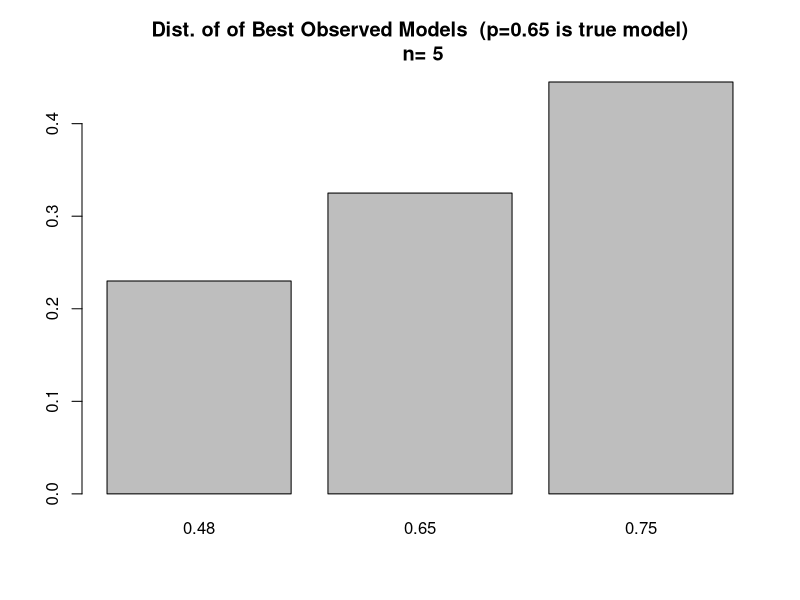
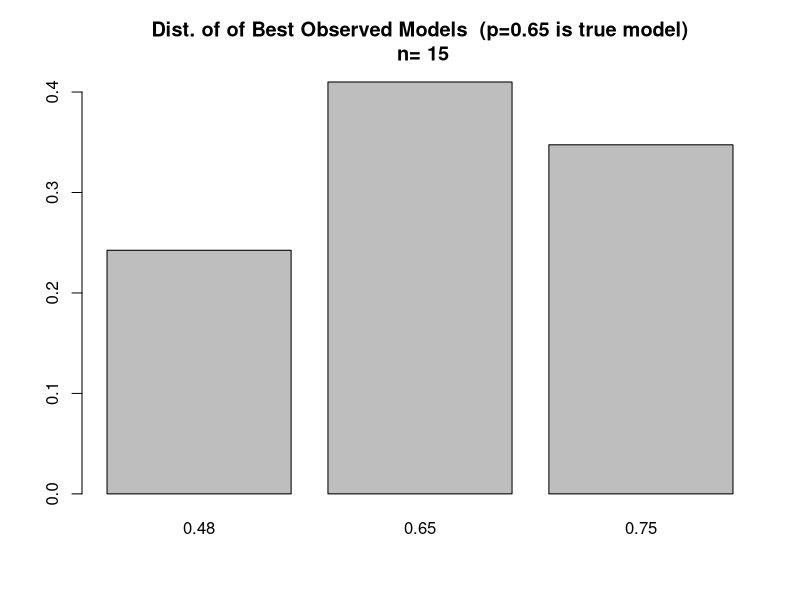
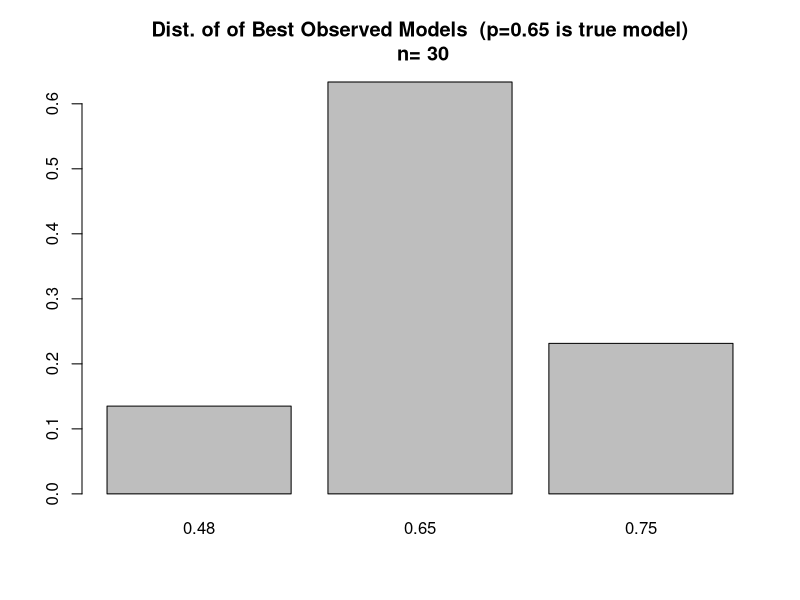
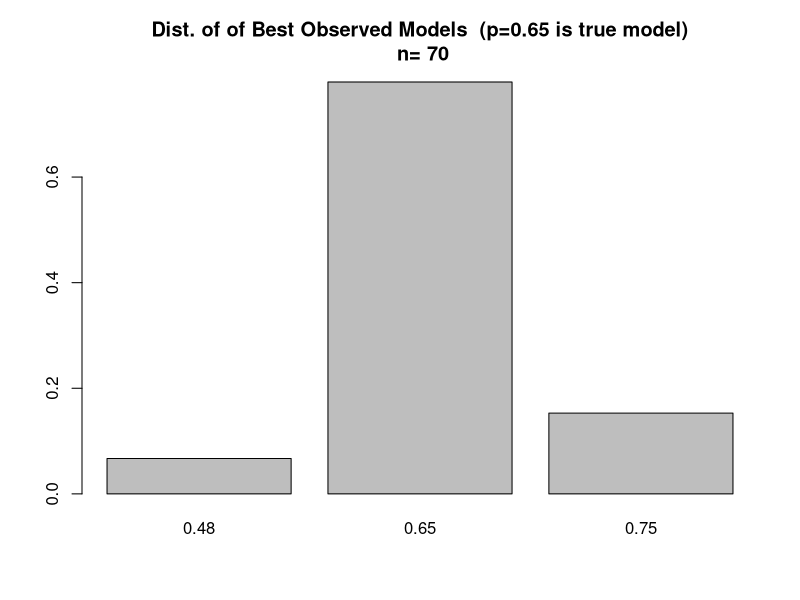
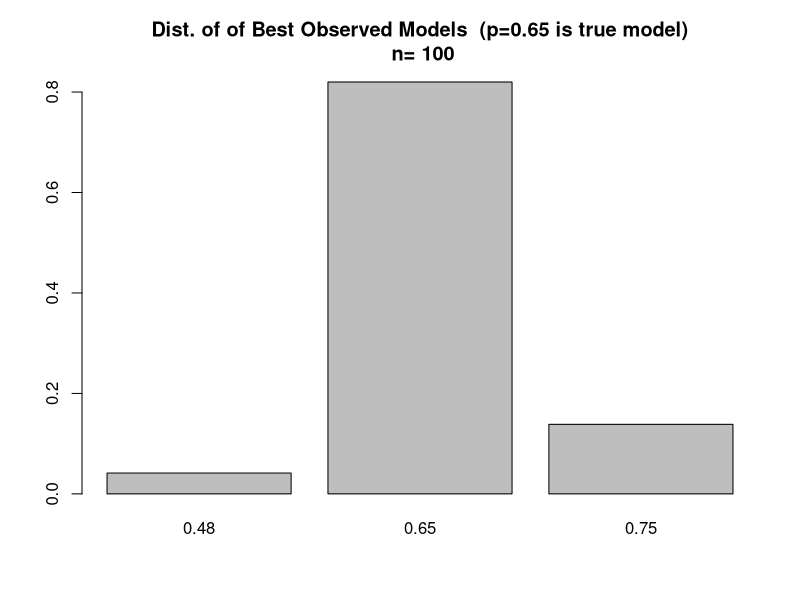
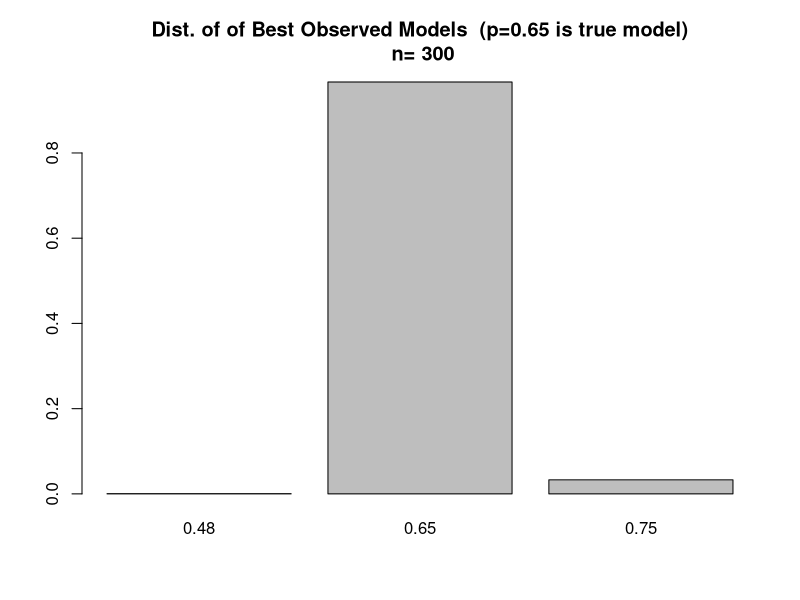
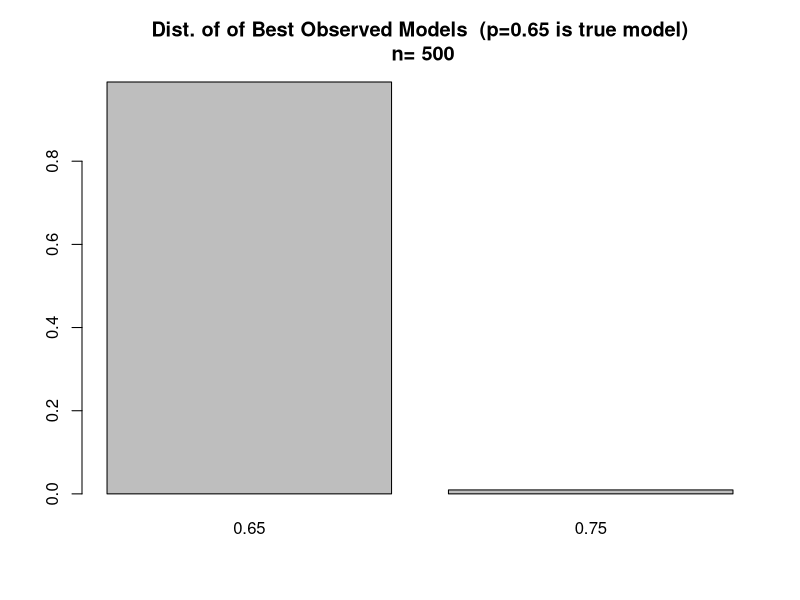
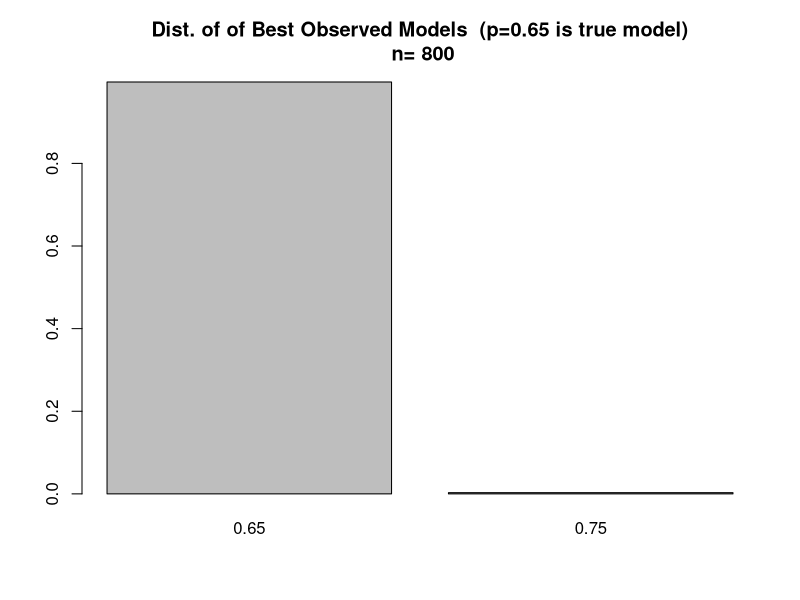

R code for these plots, in order:
#####################################################################
#                       Description
#####################################################################

# This script assesses asymptotic error probabilities for ECIC
# for a model set of three Bernoulli distributions with parameters
# 0.48,0.65, and 0.75
# We simulate 3 scenarios:
# Scenario #1: The true probability distribution is a Bernoulli 
# distribution with p=0.65
# Scenario #2: The true probability distribution is a Bernoulli
# distribution with p=0.68
# The purpose of this simulation study is to hopefully demonstrate that
# both the type 1 error rate (false positive rate) remains less than 
# or equal to a pre-specified value for all selected sample sizes and
# asymptotically approaches zero for both scenario #1 (true model 
# exists in the model set) and scenario #2 (true model does not 
# exist in the model set)
# Note that we will use a simplified version of ECIC since we will
# take the parameters for each model to be fixed and
# thus do not need to undergo MLE estimation and correction as in the
# original algorithm

#####################################################################
#                       Functions
#####################################################################

# compute the log likelihood for a Bernoulli distribution 
LLBern <- function(dat,p)
{
  LL <- log(p)*sum(dat) + log(1-p)*sum(1-dat)
  return(LL)
}

# a general function for computing the DGOF
DGOFGenComp <- function(ICScores)
{
  DGOF <- min(ICScores)-min(ICScores[-which.min(ICScores)])
  return(DGOF)
}

# compute the difference in goodness of fit statistic for the DGOF simulation
# in step 4c of ECIC
DGOFSimComp <- function(ICScores,MbInd)
{
  DGOF <- ICScores[MbInd] - min(ICScores[-MbInd])
  return(DGOF)
}

#####################################################################
#                      Load Packages/Data Generation
#####################################################################

# store parameters for the model set 
M <- c(0.48,0.65,0.75)
# store the cardinality of the model set
MLen <- length(M)
# Create 2 lists of matrices that hold data generated from
# a Bernoulli distribution
# the first list will possess data generated from a Bernoulli distribution
# with p=0.65 and the second with p=0.68
# Each element of each list will correspond to different sample sizes (see ns below)
# store the true parameter for scenario #1 and scenario #2
truePS1 <- 0.65
truePS2 <- 0.68
# set different sample sizes
ns <- c(5,15,30,70,100,300,500,800,1000)
# store the cardinality of the sample sizes
nsLen <- length(ns)
# set the number of draws for each sample size
noDraws <- 2000
datList1 <- list()
datList2 <- list()
set.seed(222)
for(i in 1:nsLen)
{
  tempN <- ns[i]
  # simulate for model set 1
  # draw from a Bernoulli dist with current n & p
  tempDraws <- rbinom(n=tempN*noDraws,size=1,prob=truePS1)
  # convert vector of draws into a matrix of multiple draws
  tempDraws <- matrix(data=tempDraws,nrow=tempN,ncol=noDraws)
  # store matrix as the draws that are each of sample size tempN
  datList1[[i]] <- tempDraws
  colnames(datList1[[i]]) <- paste("Draw",1:noDraws,sep="")
  # simulate for model set 2
  # draw from a Bernoulli dist with current n & p
  tempDraws <- rbinom(n=tempN*noDraws,size=1,prob=truePS2)
  # convert vector of draws into a matrix of multiple draws
  tempDraws <- matrix(data=tempDraws,nrow=tempN,ncol=noDraws)
  # store matrix as the draws that are each of sample size tempN 
  datList2[[i]] <- tempDraws
  colnames(datList2[[i]]) <- paste("Draw",1:noDraws,sep="")
}
# set names for datLists
names(datList1) <- paste("True p=0.65,n=",ns,sep="")
names(datList2) <- paste("True p=0.65,n=",ns,sep="")

#####################################################################
#                      Run Study for Scenario 1
#####################################################################

# ECIC step #1
# compute the IC under each model in the model set for each sample size
ICComps <- list()
for(i in 1:nsLen)
{
  # MLenXnoDraws matrix holding the IC value for the 3 models for each draw
  tempMat <- matrix(NA,nrow=MLen,ncol=noDraws)
  for(j in 1:MLen)
  {
    tempICs <- -1*apply(X=datList1[[i]],MARGIN=2,FUN=function(x) LLBern(x,p=M[j]))
    tempMat[j,] <- tempICs
  }
  ICComps[[i]] <- tempMat
  # columns are draws and rows are the IC evaluated under different parameter values
  rownames(ICComps[[i]]) <- paste("IC Under p=",M,sep="")
  colnames(ICComps[[i]]) <- paste("Draw",1:noDraws,sep="")
}
names(ICComps) <- paste("True p=0.65,Draws of n=",ns,sep="")

# ECIC step #2
# apply which.min(x) across each column of each matrix in the ICComps list 
# to determine the observed best models
# list of length nsLen of 3XnoDraws vectors in each element that holds the lowest 
# IC score for each draw of each sample size
MbList <- list()
for(i in 1:nsLen)
{
  MbList[[i]] <- apply(X=ICComps[[i]],MARGIN=2,FUN=function(x) M[which.min(x)])
}
names(MbList) <- paste("Draws of n=",ns,",Mbs",sep="")

# make barplots for the percentage of the time each model was chosen as best for each sample size
for(i in 1:nsLen)
{
  # get the frequencies of models selected as best
  tempTable <- table(MbList[[i]])
  barplot(tempTable/noDraws,main=paste("Dist. of of Best Observed Models  (p=0.65 is true model)\n n=",ns[i]))
}

# list to store the observed best DGOF for each draw of each sample size
obsDGOFs <- list() 
# ECIC step #3
# compute the observed DGOFs
for(i in 1:nsLen)
{
  # compute the observed DGOFs for each draw of each sample size
  obsDGOFs[[i]] <- apply(X=ICComps[[i]],MARGIN=2,FUN=function(x) DGOFGenComp(x))
}
names(obsDGOFs) <- paste("Draws of n=",ns,",Observed DGOFs",sep="")

# sample size for estimating the probability of choosing the observed best model under the assumption an
# alternative model is true
N1 <- 2000
# sample size for simulating the DGOF distribution under the assumption that an alternative model is true
N2 <- 4000
# pre-specified type 1 error rate
alpha <- 0.05

# compute data from simulated models in ECIC step #4 in 
# advance to ease computational burden
# simDat1List holds the datasets to estimate \hat{\pi_i}=P_i(g(F)=M_b)
# simDat2List holds the datasets to estimate the DGOF distributions \Delta f_i
simDat1List <- list()
simDat2List <- list()
# initialize the above lists' elements as lists
for(i in 1:nsLen)
{
  simDat1List[[i]] <- list()
  simDat2List[[i]] <- list()
}

set.seed(19)
# simulate data for each sample size and probability in the model set
for(i in 1:nsLen) # i indexes sample sizes,
{
  tempN <- ns[i]
  for(j in 1:MLen) #  j indexes the assumed true probability
  {
    simDat1List[[i]][[j]] <- rbinom(n=tempN*N1,size=1,prob=M[j])
    simDat1List[[i]][[j]] <- matrix(data=simDat1List[[i]][[j]],nrow=tempN,ncol=N1)
    colnames(simDat1List[[i]][[j]]) <- paste("Draw",1:N1,sep="")
    simDat2List[[i]][[j]] <- rbinom(n=tempN*N2,size=1,prob=M[j])
    simDat2List[[i]][[j]] <- matrix(data=simDat2List[[i]][[j]],nrow=tempN,ncol=N2)
    colnames(simDat2List[[i]][[j]]) <- paste("Draw",1:N2,sep="")
  }
  names(simDat1List[[i]]) <- names(simDat2List[[i]]) <- paste("True p=",M,sep="")
}
names(simDat1List) <- paste("Draws of n=",ns)
names(simDat2List) <- paste("Draws of n=",ns)

# each element in these lists will hold matrices of the -LL's under the 
# probabilities in the model sets for all draws of each sample size and 
# generating probability
ICsSimDat1 <- list()
ICsSimDat2 <- list()
# initialize the above lists' elements as lists 
for(i in 1:nsLen)
{
  ICsSimDat1[[i]] <- list()
  ICsSimDat2[[i]] <- list()
}

for(i in 1:nsLen) # i indexes sample sizes
{
  tempN <- ns[i]
  for(j in 1:MLen) # j indexes the assumed true probability 
  {
    # MLenXN1 matrix to store -LL's 
    tempMat1 <- matrix(NA,nrow=MLen,ncol=N1)
    colnames(tempMat1) <- paste("Draw",1:N1,sep="")
    # MLenXN2 matrix to store -LL's 
    tempMat2 <- matrix(NA,nrow=MLen,ncol=N2)
    colnames(tempMat2) <- paste("Draw",1:N2,sep="")
    tempDraws1 <- simDat1List[[i]][[j]] 
    tempDraws2 <- simDat2List[[i]][[j]] 
    for(k in 1:MLen) # compute -LL's under different parameters in the model set
    {
      tempICs1 <- -1*apply(X=tempDraws1,MARGIN=2,FUN=function(x) LLBern(x,p=M[k]))
      tempICs2 <- -1*apply(X=tempDraws2,MARGIN=2,FUN=function(x) LLBern(x,p=M[k]))
      tempMat1[k,] <- tempICs1
      tempMat2[k,] <- tempICs2
    }
    ICsSimDat1[[i]][[j]] <- tempMat1
    ICsSimDat2[[i]][[j]] <- tempMat2
    rownames(ICsSimDat1[[i]][[j]]) <- paste("-LL Under p=",M,sep="")
    rownames(ICsSimDat2[[i]][[j]]) <- paste("-LL Under p=",M,sep="")
  }
  names(ICsSimDat1[[i]]) <- paste("True p=",M,sep="")
  names(ICsSimDat2[[i]]) <- paste("True p=",M,sep="")
}
names(ICsSimDat1) <- paste("Draws of n=",ns,sep="")
names(ICsSimDat2) <- paste("Draws of n=",ns,sep="")

# determine the models with the minimum IC for each set of draws
minICList <- list()
for(i in 1:nsLen)
{
  minICList[[i]] <- list()
}

for(i in 1:nsLen) # i indexes sample size
{
  for(j in 1:MLen) # j indexes assumed true parameter
  {
    minICList[[i]][[j]] <- apply(ICsSimDat1[[i]][[j]],MARGIN=2,FUN=function(x) M[which.min(x)])
  }
  names(minICList[[i]]) <- paste("True p=",M,sep="")
}
names(minICList) <- paste("Draws of n=",ns,sep="")

# create a list of matrices that hold P_i(g(F)=M_b)
piHatList <- list()
for(i in 1:nsLen) # indexes the sample size
{
  tempMat <- matrix(data=NA,nrow=MLen,ncol=MLen)
  rownames(tempMat) <- paste("true p=",M,sep="")
  colnames(tempMat) <- paste("% of time p=",M," observed best ",sep="")
  for(j in 1:MLen) # indexes the true generating probability
  {
    for(k in 1:MLen) # indexes the times that the kth prob is selected as best
    {
      tempMat[j,k] <- sum(minICList[[i]][[j]]==M[k])/N1
    }
  }
  piHatList[[i]] <- tempMat
}
names(piHatList) <- paste("Draws of n=",ns,sep="")

# list to store the quantiles from alpha/P(Mb=M)
tauHatList <- list()
for(i in 1:nsLen)
{
  tauHatList[[i]] <- list()
}

for(i in 1:nsLen)
{
  tempMat <- piHatList[[i]]
  tempMat <- alpha/tempMat
  # if alpha/pi_hat >1, adjust the value down to 1
  tempMat[tempMat>1] <- 1
  colnames(tempMat) <- paste("tauth percentile using (p=",M," observed best) ",sep="")
  tauHatList[[i]] <- tempMat
}
names(tauHatList) <- paste("Draws of n=",ns,sep="")

# compute the DGOF distributions as in step 4c) of ECIC
DGOFList <- list()
for(i in 1:nsLen)
{
  DGOFList[[i]] <- list()
}

for(i in 1:nsLen) # index the sample size
{
  for(j in 1:MLen) # index the true generating probability 
  {
    tempDat <- ICsSimDat2[[i]][[j]]
    # matrix to store the DGOF distributions under the assumption that model k is
    # the observed best index
    tempMat <- matrix(NA,nrow=MLen,ncol=N2)
    colnames(tempMat) <- paste("Draw",1:N2,sep="")
    for(k in 1:MLen) #index the model assumed to be best
    {
      tempDGOFs <- apply(tempDat,MARGIN=2,FUN=function(x) DGOFSimComp(x,MbInd=k))
      tempMat[k,] <- tempDGOFs # store row as DGOF distribution
    }
    DGOFList[[i]][[j]] <- tempMat
    rownames(DGOFList[[i]][[j]]) <- paste("DGOFs,M_b=",M,sep="")
  }
  names(DGOFList[[i]]) <- paste("True p=",M,sep="")
}
names(DGOFList) <- paste("Draws of n=",ns,sep="")

# ECIC steps #4 and #5
# go through each of the alternative models, assume they are true, and compute quantiles
# i indexes sample size, j indexes models in the alternative set, and k indexes models in the full set
# list to store accept or reject decisions by sample size
aorRList <- list()
# list to store the decision thresholds
thresholds <- list()

for(i in 1:nsLen) # index sample size
{
  tempAorRVec <- rep(NA,noDraws)
  tempMatrix <- matrix(NA,nrow=noDraws,ncol=MLen-1) 
  for(j in 1:noDraws) #go through each draw for each sample size and perform ECIC
  {
    # identify the observed best model
    tempMbInd <- which(M==MbList[[i]][j])
    # identify the observed DGOF
    tempObsDGOF <- obsDGOFs[[i]][j]
    # identify the alternative models
    altModels <- M[-tempMbInd]
    tempDGOFQuantiles <- rep(NA,MLen-1)
    for(k in 1:(MLen-1)) # assume k is index for the true model
    {
      # now just retrieve the quantile and DGOF distribution
      # to compare it to the observed DGOF
      curAltModel <- altModels[k]
      curAltModelInd <- which(M==curAltModel)
      tempTau <- tauHatList[[i]][curAltModelInd,tempMbInd]
      tempDGOFs <- DGOFList[[i]][[curAltModelInd]][tempMbInd,]
      tempDGOFQuantiles[k] <- quantile(tempDGOFs,probs=tempTau)
    }
    tempMatrix[j,] <- tempDGOFQuantiles
    # take the alternative model quantile estimates
    tempFinQuantile <- min(tempDGOFQuantiles)
    # store 1 if observed model is chosen as best and 0 otherwise
    tempAorRVec[j] <- ifelse(test=tempObsDGOF<tempFinQuantile,yes=1,no=0)
  }
  thresholds[[i]] <- tempMatrix
  aorRList[[i]] <- tempAorRVec
  print(i)
}

# assess observed best model with ECIC choice
assessList <- list()
for(i in 1:nsLen)
{
  assessList[[i]] <- rbind(MbList[[i]],aorRList[[i]])
}

# plot the percentage of the time no decision is made by sample size
fracNoDec <- sapply(aorRList,FUN=function(x) sum(x==0)/length(x))
plot(x=ns,y=fracNoDec,main="Percentage of Time No Decision is Made by Sample Size",
     xlab="Sample Size",ylab="% of Time No Decision Made",pch=16)

# Look at percentage of times the true model was observed as best but no decision was made
# subset assessList to only contain observations where with no decision i.e. 0
noDecAssessList <- lapply(assessList,FUN=function(x) x[,x[2,]==0])
rightObsUndec <- sapply(noDecAssessList,FUN=function(x) sum(x[1,]==truePS1)/noDraws)
# note that once a decision is always made (which occurs asymptotically)
# there will not be a point corresponding to the sample size on this following plot
plot(x=ns,y=rightObsUndec,main="Percentage of Time True Model Observed When No Decision Made",
     xlab="Sample Size",ylab="% of Time No Decision Made",pch=16)
# take a look at type 1 error rate
# subset assess list by only when a decision was made i.e. second row = 1
decAssessList <- lapply(assessList,FUN=function(x) x[,x[2,]==1])
# compute type 1 error rate
t1ErrorRates <- sapply(decAssessList,FUN=function(x) sum(x[1,]!=truePS1)/noDraws)
plot(x=ns,y=t1ErrorRates,main="Type 1 Error Rates by Sample Size",
     xlab="Sample Size",ylab="% of Time No Decision Made",pch=16)

#####################################################################
#                      Run Study for Scenario 2
#####################################################################

# ECIC step #1
# compute the IC under each model in the model set for each sample size
ICComps <- list()
for(i in 1:nsLen)
{
  # MLenXnoDraws matrix holding the IC value for the 3 models for each draw
  tempMat <- matrix(NA,nrow=MLen,ncol=noDraws)
  for(j in 1:MLen)
  {
    tempICs <- -1*apply(X=datList2[[i]],MARGIN=2,FUN=function(x) LLBern(x,p=M[j]))
    tempMat[j,] <- tempICs
  }
  ICComps[[i]] <- tempMat
  # columns are draws and rows are the IC evaluated under different parameter values
  rownames(ICComps[[i]]) <- paste("IC Under p=",M,sep="")
  colnames(ICComps[[i]]) <- paste("Draw",1:noDraws,sep="")
}
names(ICComps) <- paste("True p=0.65,Draws of n=",ns,sep="")

# ECIC step #2
# apply which.min(x) across each column of each matrix in the ICComps list 
# to determine the observed best models
# list of length nsLen of 3XnoDraws vectors in each element that holds the lowest 
# IC score for each draw of each sample size
MbList <- list()
for(i in 1:nsLen)
{
  MbList[[i]] <- apply(X=ICComps[[i]],MARGIN=2,FUN=function(x) M[which.min(x)])
}
names(MbList) <- paste("Draws of n=",ns,",Mbs",sep="")

# make barplots for the percentage of the time each model was chosen as best for each sample size
for(i in 1:nsLen)
{
  # get the frequencies of models selected as best
  tempTable <- table(MbList[[i]])
  barplot(tempTable/noDraws,main=paste("Dist. of of Best Observed Models  (p=0.65 is true model)\n n=",ns[i]))
}

# list to store the observed best DGOF for each draw of each sample size
obsDGOFs <- list() 
# ECIC step #3
# compute the observed DGOFs
for(i in 1:nsLen)
{
  # compute the observed DGOFs for each draw of each sample size
  obsDGOFs[[i]] <- apply(X=ICComps[[i]],MARGIN=2,FUN=function(x) DGOFGenComp(x))
}
names(obsDGOFs) <- paste("Draws of n=",ns,",Observed DGOFs",sep="")

# sample size for estimating the probability of choosing the observed best model under the assumption an
# alternative model is true
N1 <- 2000
# sample size for simulating the DGOF distribution under the assumption that an alternative model is true
N2 <- 4000
# pre-specified type 1 error rate
alpha <- 0.05

# compute data from simulated models in ECIC step #4 in 
# advance to ease computational burden
# simDat1List holds the datasets to estimate \hat{\pi_i}=P_i(g(F)=M_b)
# simDat2List holds the datasets to estimate the DGOF distributions \Delta f_i
simDat1List <- list()
simDat2List <- list()
# initialize the above lists' elements as lists
for(i in 1:nsLen)
{
  simDat1List[[i]] <- list()
  simDat2List[[i]] <- list()
}

set.seed(19)
# simulate data for each sample size and probability in the model set
for(i in 1:nsLen) # i indexes sample sizes,
{
  tempN <- ns[i]
  for(j in 1:MLen) #  j indexes the assumed true probability
  {
    simDat1List[[i]][[j]] <- rbinom(n=tempN*N1,size=1,prob=M[j])
    simDat1List[[i]][[j]] <- matrix(data=simDat1List[[i]][[j]],nrow=tempN,ncol=N1)
    colnames(simDat1List[[i]][[j]]) <- paste("Draw",1:N1,sep="")
    simDat2List[[i]][[j]] <- rbinom(n=tempN*N2,size=1,prob=M[j])
    simDat2List[[i]][[j]] <- matrix(data=simDat2List[[i]][[j]],nrow=tempN,ncol=N2)
    colnames(simDat2List[[i]][[j]]) <- paste("Draw",1:N2,sep="")
  }
  names(simDat1List[[i]]) <- names(simDat2List[[i]]) <- paste("True p=",M,sep="")
}
names(simDat1List) <- paste("Draws of n=",ns)
names(simDat2List) <- paste("Draws of n=",ns)

# each element in these lists will hold matrices of the -LL's under the 
# probabilities in the model sets for all draws of each sample size and 
# generating probability
ICsSimDat1 <- list()
ICsSimDat2 <- list()
# initialize the above lists' elements as lists 
for(i in 1:nsLen)
{
  ICsSimDat1[[i]] <- list()
  ICsSimDat2[[i]] <- list()
}

for(i in 1:nsLen) # i indexes sample sizes
{
  tempN <- ns[i]
  for(j in 1:MLen) # j indexes the assumed true probability 
  {
    # MLenXN1 matrix to store -LL's 
    tempMat1 <- matrix(NA,nrow=MLen,ncol=N1)
    colnames(tempMat1) <- paste("Draw",1:N1,sep="")
    # MLenXN2 matrix to store -LL's 
    tempMat2 <- matrix(NA,nrow=MLen,ncol=N2)
    colnames(tempMat2) <- paste("Draw",1:N2,sep="")
    tempDraws1 <- simDat1List[[i]][[j]] 
    tempDraws2 <- simDat2List[[i]][[j]] 
    for(k in 1:MLen) # compute -LL's under different parameters in the model set
    {
      tempICs1 <- -1*apply(X=tempDraws1,MARGIN=2,FUN=function(x) LLBern(x,p=M[k]))
      tempICs2 <- -1*apply(X=tempDraws2,MARGIN=2,FUN=function(x) LLBern(x,p=M[k]))
      tempMat1[k,] <- tempICs1
      tempMat2[k,] <- tempICs2
    }
    ICsSimDat1[[i]][[j]] <- tempMat1
    ICsSimDat2[[i]][[j]] <- tempMat2
    rownames(ICsSimDat1[[i]][[j]]) <- paste("-LL Under p=",M,sep="")
    rownames(ICsSimDat2[[i]][[j]]) <- paste("-LL Under p=",M,sep="")
  }
  names(ICsSimDat1[[i]]) <- paste("True p=",M,sep="")
  names(ICsSimDat2[[i]]) <- paste("True p=",M,sep="")
}
names(ICsSimDat1) <- paste("Draws of n=",ns,sep="")
names(ICsSimDat2) <- paste("Draws of n=",ns,sep="")

# determine the models with the minimum IC for each set of draws
minICList <- list()
for(i in 1:nsLen)
{
  minICList[[i]] <- list()
}

for(i in 1:nsLen) # i indexes sample size
{
  for(j in 1:MLen) # j indexes assumed true parameter
  {
    minICList[[i]][[j]] <- apply(ICsSimDat1[[i]][[j]],MARGIN=2,FUN=function(x) M[which.min(x)])
  }
  names(minICList[[i]]) <- paste("True p=",M,sep="")
}
names(minICList) <- paste("Draws of n=",ns,sep="")

# create a list of matrices that hold P_i(g(F)=M_b)
piHatList <- list()
for(i in 1:nsLen) # indexes the sample size
{
  tempMat <- matrix(data=NA,nrow=MLen,ncol=MLen)
  rownames(tempMat) <- paste("true p=",M,sep="")
  colnames(tempMat) <- paste("% of time p=",M," observed best ",sep="")
  for(j in 1:MLen) # indexes the true generating probability
  {
    for(k in 1:MLen) # indexes the times that the kth prob is selected as best
    {
      tempMat[j,k] <- sum(minICList[[i]][[j]]==M[k])/N1
    }
  }
  piHatList[[i]] <- tempMat
}
names(piHatList) <- paste("Draws of n=",ns,sep="")

# list to store the quantiles from alpha/P(Mb=M)
tauHatList <- list()
for(i in 1:nsLen)
{
  tauHatList[[i]] <- list()
}

for(i in 1:nsLen)
{
  tempMat <- piHatList[[i]]
  tempMat <- alpha/tempMat
  # if alpha/pi_hat >1, adjust the value down to 1
  tempMat[tempMat>1] <- 1
  colnames(tempMat) <- paste("tauth percentile using (p=",M," observed best) ",sep="")
  tauHatList[[i]] <- tempMat
}
names(tauHatList) <- paste("Draws of n=",ns,sep="")

# compute the DGOF distributions as in step 4c) of ECIC
DGOFList <- list()
for(i in 1:nsLen)
{
  DGOFList[[i]] <- list()
}

for(i in 1:nsLen) # index the sample size
{
  for(j in 1:MLen) # index the true generating probability 
  {
    tempDat <- ICsSimDat2[[i]][[j]]
    # matrix to store the DGOF distributions under the assumption that model k is
    # the observed best index
    tempMat <- matrix(NA,nrow=MLen,ncol=N2)
    colnames(tempMat) <- paste("Draw",1:N2,sep="")
    for(k in 1:MLen) #index the model assumed to be best
    {
      tempDGOFs <- apply(tempDat,MARGIN=2,FUN=function(x) DGOFSimComp(x,MbInd=k))
      tempMat[k,] <- tempDGOFs # store row as DGOF distribution
    }
    DGOFList[[i]][[j]] <- tempMat
    rownames(DGOFList[[i]][[j]]) <- paste("DGOFs,M_b=",M,sep="")
  }
  names(DGOFList[[i]]) <- paste("True p=",M,sep="")
}
names(DGOFList) <- paste("Draws of n=",ns,sep="")

# ECIC steps #4 and #5
# go through each of the alternative models, assume they are true, and compute quantiles
# i indexes sample size, j indexes models in the alternative set, and k indexes models in the full set
# list to store accept or reject decisions by sample size
aorRList <- list()
# list to store the decision thresholds
thresholds <- list()

for(i in 1:nsLen) # index sample size
{
  tempAorRVec <- rep(NA,noDraws)
  tempMatrix <- matrix(NA,nrow=noDraws,ncol=MLen-1) 
  for(j in 1:noDraws) #go through each draw for each sample size and perform ECIC
  {
    # identify the observed best model
    tempMbInd <- which(M==MbList[[i]][j])
    # identify the observed DGOF
    tempObsDGOF <- obsDGOFs[[i]][j]
    # identify the alternative models
    altModels <- M[-tempMbInd]
    tempDGOFQuantiles <- rep(NA,MLen-1)
    for(k in 1:(MLen-1)) # assume k is index for the true model
    {
      # now just retrieve the quantile and DGOF distribution
      # to compare it to the observed DGOF
      curAltModel <- altModels[k]
      curAltModelInd <- which(M==curAltModel)
      tempTau <- tauHatList[[i]][curAltModelInd,tempMbInd]
      tempDGOFs <- DGOFList[[i]][[curAltModelInd]][tempMbInd,]
      tempDGOFQuantiles[k] <- quantile(tempDGOFs,probs=tempTau)
    }
    tempMatrix[j,] <- tempDGOFQuantiles
    # take the alternative model quantile estimates
    tempFinQuantile <- min(tempDGOFQuantiles)
    # store 1 if observed model is chosen as best and 0 otherwise
    tempAorRVec[j] <- ifelse(test=tempObsDGOF<tempFinQuantile,yes=1,no=0)
  }
  thresholds[[i]] <- tempMatrix
  aorRList[[i]] <- tempAorRVec
  print(i)
}

# assess observed best model with ECIC choice
assessList <- list()
for(i in 1:nsLen)
{
  assessList[[i]] <- rbind(MbList[[i]],aorRList[[i]])
}

# plot the percentage of the time no decision is made by sample size
fracNoDec <- sapply(aorRList,FUN=function(x) sum(x==0)/length(x))
plot(x=ns,y=fracNoDec,main="Percentage of Time No Decision is Made by Sample Size",
     xlab="Sample Size",ylab="% of Time No Decision Made",pch=16)

# Look at percentage of times the true model was observed as best but no decision was made
# subset assessList to only contain observations where with no decision i.e. 0
noDecAssessList <- lapply(assessList,FUN=function(x) x[,x[2,]==0])
rightObsUndec <- sapply(noDecAssessList,FUN=function(x) sum(x[1,]==truePS1)/noDraws)
# note that once a decision is always made (which occurs asymptotically)
# there will not be a point corresponding to the sample size on this following plot
plot(x=ns,y=rightObsUndec,main="Percentage of Time True Model Observed When No Decision Made",
     xlab="Sample Size",ylab="% of Time No Decision Made",pch=16)
# take a look at type 1 error rate
# subset assess list by only when a decision was made i.e. second row = 1
decAssessList <- lapply(assessList,FUN=function(x) x[,x[2,]==1])
# compute type 1 error rate
t1ErrorRates <- sapply(decAssessList,FUN=function(x) sum(x[1,]!=truePS1)/noDraws)
plot(x=ns,y=t1ErrorRates,main="Type 1 Error Rates by Sample Size",
     xlab="Sample Size",ylab="% of Time No Decision Made",pch=16)

